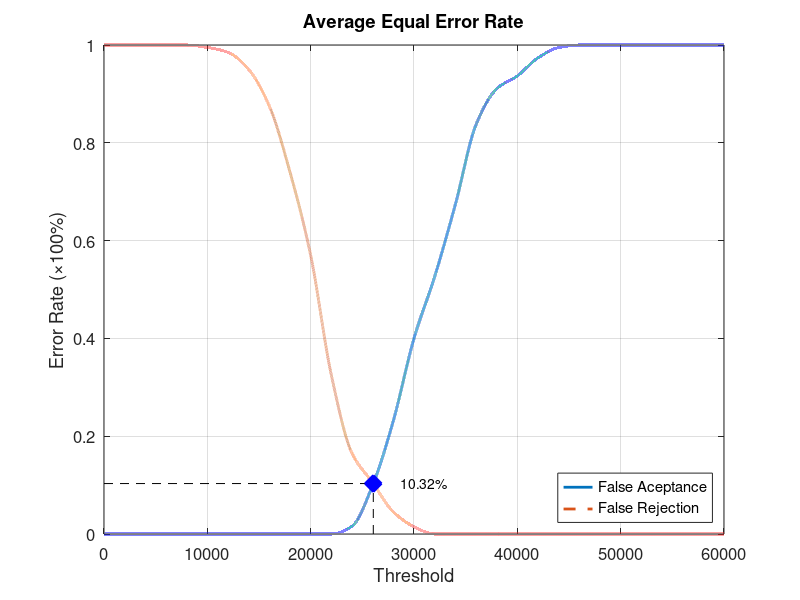
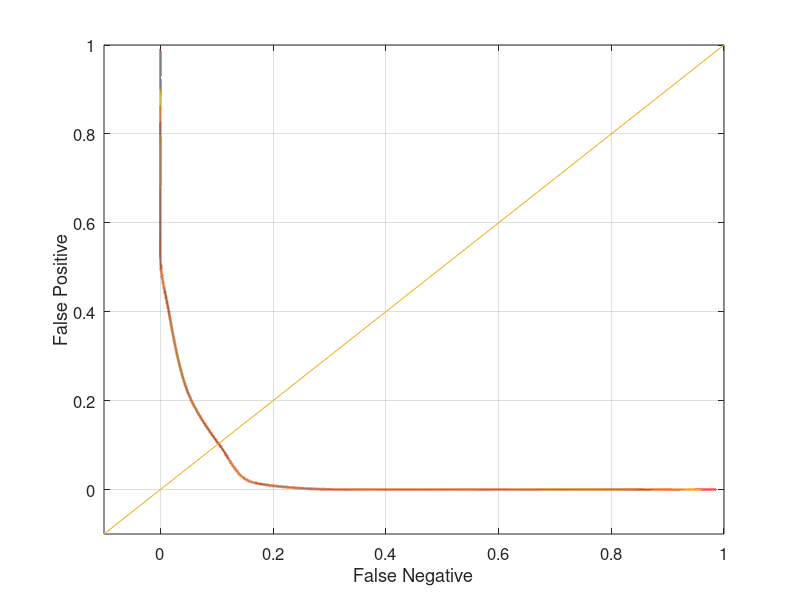

The MATLAB source for these figures, in order:
function yEER = Database1_3
close all;
clear;
clc;
x = 0:2000:60000;
xq = 0:0.5:60000;

y0 = [0 0 0 0 0 0 0 0 0 0 0 0 0.0157895 0.1 0.231579 0.4 0.526316 0.673684 0.836842 0.910526 0.936842 0.973684 0.994737 1 1 1 1 1 1 1 1];
yy0 = interp1(x, y0, xq, 'pchip');
y1 = [1 1 1 1 1 0.995 0.985 0.95 0.875 0.74 0.57 0.325 0.165 0.105 0.045 0.015 0 0 0 0 0 0 0 0 0 0 0 0 0 0 0];
yy1 = interp1(x, y1, xq, 'pchip');

% Calculating EER: 
y2 = abs(y0 - y1);
find(y2 == min(y2))
yy2 = abs(yy0 - yy1);
xEER = find(yy2 == min(yy2));
xEERIndex = xq(xEER) % X-axis EER
yEER = yy0(xEER) % Y-axis EER

main = figure
plot(xq, yy0,'-','LineWidth', 2);	hold on
plot(xq, yy1,'--','LineWidth', 2);	hold on
plot([xEERIndex xEERIndex], [0 yEER], 'k--');	hold on
plot([0 xEERIndex], [yEER yEER], 'k--');	hold on
plot(xEERIndex, yEER, 'bx', 'LineWidth', 10);	hold on
text(xEERIndex + 10 * xEERIndex / 100, yEER, [num2str(round((10000 * yEER)) / 100) '%'])
legend('False Aceptance', 'False Rejection', 'Location', 'SouthEast')
xlabel('Threshold')
ylabel('Error Rate (\times100%)')
title('Average Equal Error Rate')
set(gca, 'FontSize', 12)
axis([0 60000 0 1])
grid on

print(main, 'Database1_3Main', '-dpng');
FNRxFPR = figure('Color', [1 1 1]);
plot(yy1, yy0, '-', yy1, yy0, 'LineWidth', 2);
hold on
y = -0.1:0.1:1
plot(y, y); 
set(gca, 'FontSize', 12)
xlabel('False Negative')
ylabel('False Positive')
axis([-0.1 1 -0.1 1])
set(gca, 'FontSize', 12)
grid on

print(FNRxFPR, 'Database1_3FNRxFPR','-dpng');
end
